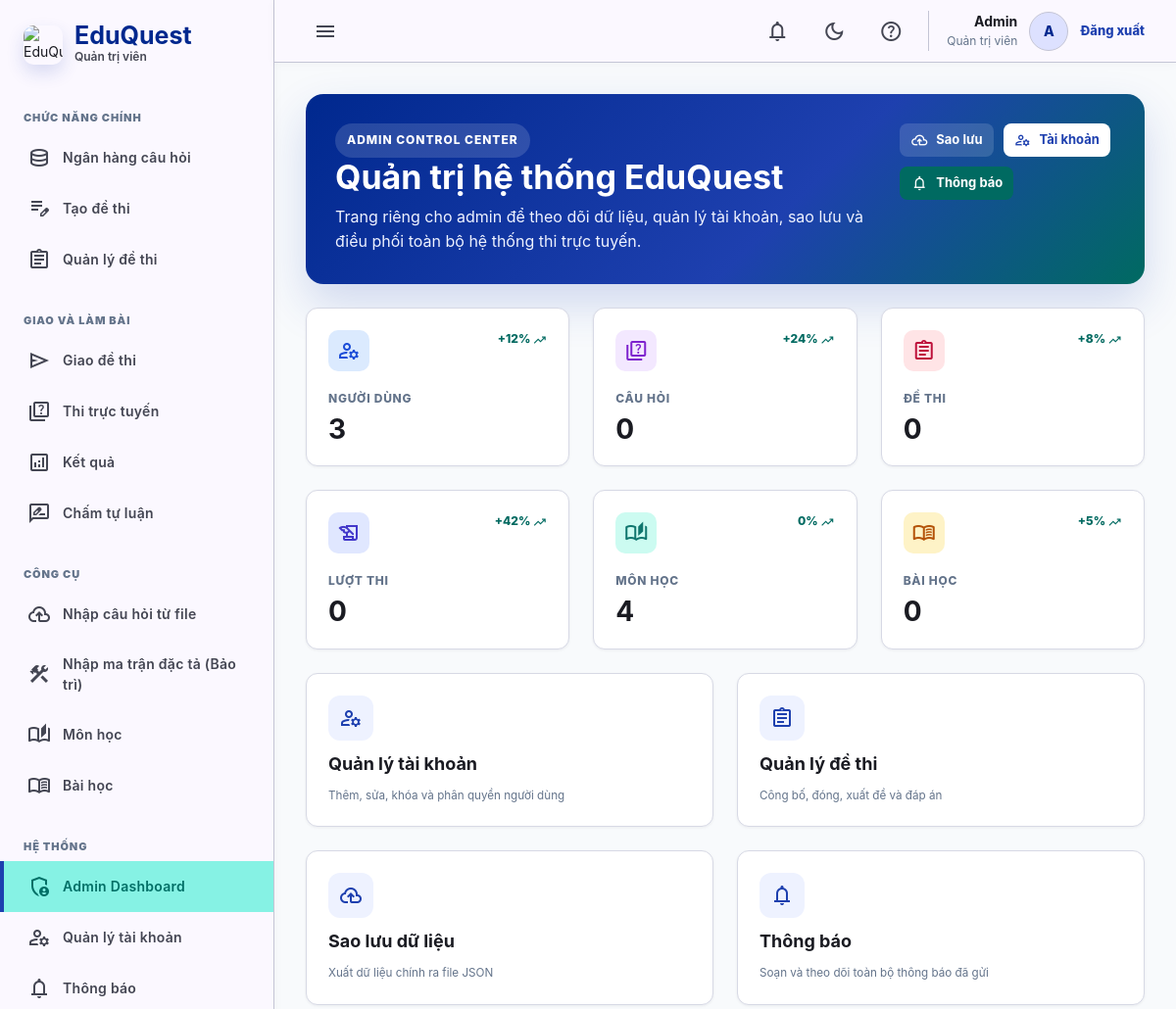
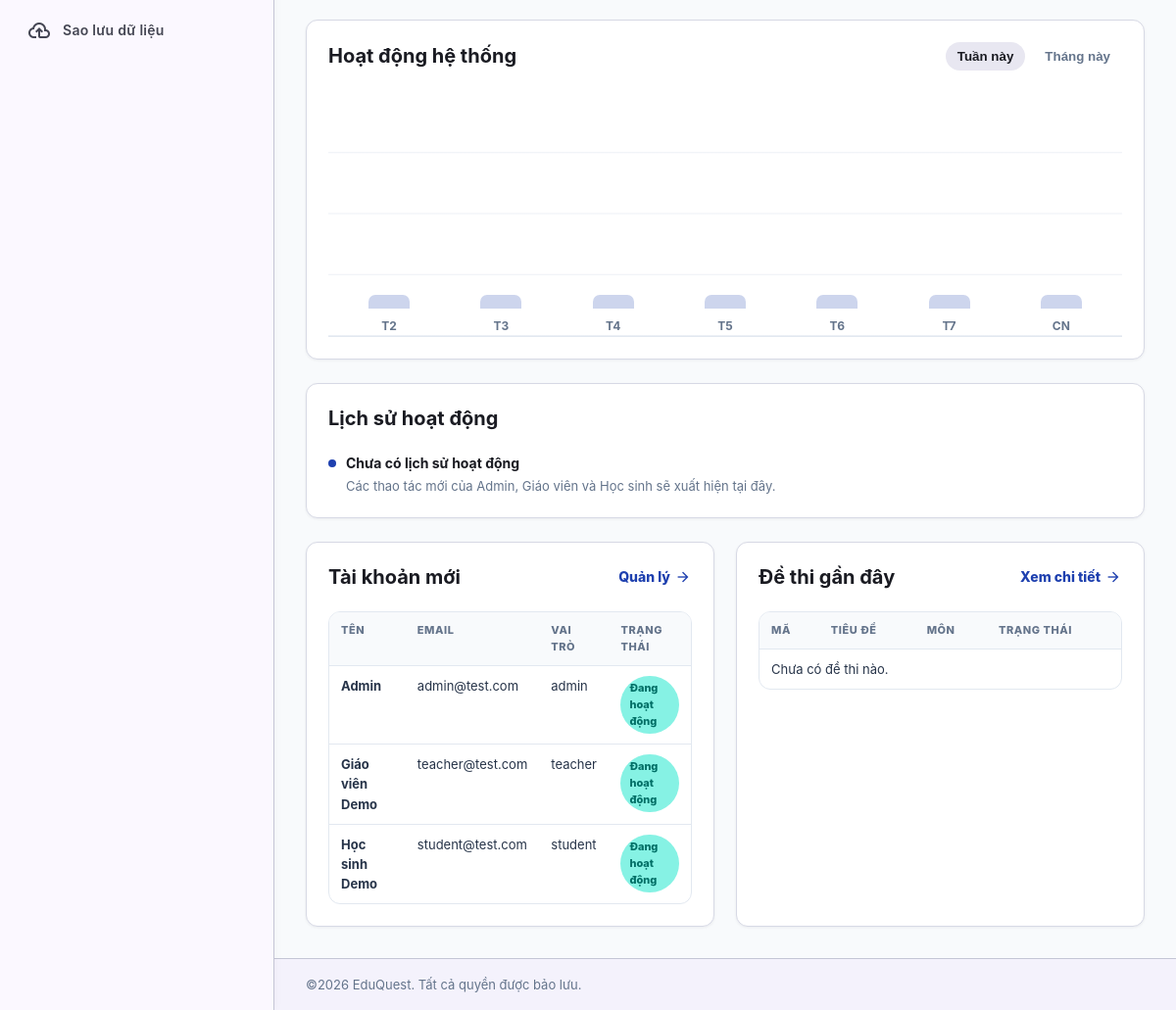
/admin-dashboard.php (signed in), run on the app's committed database (2 pictures, top to bottom).
### tables this page shows
CREATE TABLE IF NOT EXISTS users (
  id INT AUTO_INCREMENT PRIMARY KEY,
  name VARCHAR(120) NOT NULL,
  email VARCHAR(160) NOT NULL UNIQUE,
  password VARCHAR(255) NOT NULL,
  role ENUM('admin','teacher','student') NOT NULL DEFAULT 'student',
  status ENUM('active','locked') NOT NULL DEFAULT 'active',
  class_id INT NULL,
  created_at TIMESTAMP DEFAULT CURRENT_TIMESTAMP
);

### includes/functions.php (called while the page is built, shortened)
<?php
require_once __DIR__ . '/../config/database.php';
function e($value): string { return htmlspecialchars((string)$value, ENT_QUOTES, 'UTF-8'); }
function current_user(): ?array { return $_SESSION['user'] ?? null; }
function status_label($v): string { return ['draft'=>'Bản nháp','published'=>'Đã công bố','closed'=>'Đã đóng','open'=>'Đang mở','scheduled'=>'Lên lịch','submitted'=>'Đã nộp','active'=>'Đang hoạt động','locked'=>'Đã khóa'][$v] ?? $v; }
function recent_activity_logs(int $limit = 8, ?int $userId = null): array {
    $limit = max(1, min(30, $limit));
    $where = $userId ? 'WHERE al.user_id=' . (int)$userId : '';
    return db()->query("SELECT al.*,u.name user_name
        FROM activity_logs al
        LEFT JOIN users u ON u.id=al.user_id
        {$where}
        ORDER BY al.created_at DESC
        LIMIT {$limit}")->fetchAll();
}
function activity_chart_data(string $period = 'week', ?int $userId = null): array {
    $period = $period === 'month' ? 'month' : 'week';
    $labels = [];
    $keys = [];
    if ($period === 'week') {
        $start = new DateTimeImmutable('monday this week');
        for ($i = 0; $i < 7; $i++) {
            $day = $start->modify("+{$i} days");
            $keys[] = $day->format('Y-m-d');
            $labels[] = ['T2','T3','T4','T5','T6','T7','CN'][$i];
        }
    } else {
        $start = new DateTimeImmutable('first day of this month');
        $days = (int)$start->format('t');
        for ($i = 0; $i < $days; $i++) {
            $day = $start->modify("+{$i} days");
            $keys[] = $day->format('Y-m-d');
            $labels[] = $day->format('d/m');
        }
    }
    $counts = array_fill_keys($keys, 0);
    $from = $keys[0] . ' 00:00:00';
    $toDate = (new DateTimeImmutable(end($keys)))->modify('+1 day')->format('Y-m-d');
    $sql = 'SELECT DATE(created_at) day,COUNT(*) total FROM activity_logs WHERE created_at>=? AND created_at<?';
    $params = [$from, $toDate . ' 00:00:00'];
    $sql .= ' GROUP BY DATE(created_at)';
    $st = db()->prepare($sql);
    $st->execute($params);
    foreach ($st->fetchAll() as $row) {
        if (isset($counts[$row['day']])) $counts[$row['day']] = (int)$row['total'];
    }
    return ['labels' => $labels, 'values' => array_values($counts)];
}

### config/database.php (called while the page is built, shortened)
<?php
function db(): PDO {
    static $pdo = null;
    if ($pdo) return $pdo;
    $dsn = 'mysql:host=' . DB_HOST . ';dbname=' . DB_NAME . ';charset=' . DB_CHARSET;
    $pdo = new PDO($dsn, DB_USER, DB_PASS, [
        PDO::ATTR_ERRMODE => PDO::ERRMODE_EXCEPTION,
        PDO::ATTR_DEFAULT_FETCH_MODE => PDO::FETCH_ASSOC,
        PDO::ATTR_EMULATE_PREPARES => false,
        PDO::MYSQL_ATTR_INIT_COMMAND => 'SET NAMES utf8mb4',
    ]);
    return $pdo;
}

### admin-dashboard.php (the view, shortened to what this page needs)
<?php
require_once __DIR__ . '/includes/functions.php';
$counts = [];
foreach (['users','subjects','lessons','questions','exams','attempts'] as $t) {
    $counts[$t] = (int)db()->query("SELECT COUNT(*) FROM $t")->fetchColumn();
}
$recentUsers = db()->query('SELECT id,name,email,role,status,created_at FROM users ORDER BY created_at DESC LIMIT 5')->fetchAll();
$recentExams = db()->query('SELECT e.*,s.name subject_name,COUNT(eq.id) total_questions FROM exams e JOIN subjects s ON s.id=e.subject_id LEFT JOIN exam_questions eq ON eq.exam_id=e.id GROUP BY e.id ORDER BY e.created_at DESC LIMIT 5')->fetchAll();
$weekActivity = activity_chart_data('week');
$recentActivities = recent_activity_logs(8);
$stats = [
    ['users','Người dùng','manage_accounts','blue','+12%'],
    ['questions','Câu hỏi','quiz','purple','+24%'],
    ['exams','Đề thi','assignment','rose','+8%'],
    ['attempts','Lượt thi','history_edu','indigo','+42%'],
    ['subjects','Môn học','auto_stories','teal','0%'],
    ['lessons','Bài học','menu_book','amber','+5%'],
];
include __DIR__ . '/includes/header.php';
?>
<div class="page-heading admin-heading">
  <div>
    <span class="eyebrow">Admin Control Center</span>
    <h1>Quản trị hệ thống EduQuest</h1>
    <p>Trang riêng cho admin để theo dõi dữ liệu, quản lý tài khoản, sao lưu và điều phối toàn bộ hệ thống thi trực tuyến.</p>
  </div>
  <div class="heading-actions">
    <a class="btn ghost" href="backups.php"><span class="material-symbols-outlined">backup</span> Sao lưu</a>
    <a class="btn primary" href="users.php"><span class="material-symbols-outlined">manage_accounts</span> Tài khoản</a>
    <a class="btn secondary" href="notifications.php"><span class="material-symbols-outlined">notifications</span> Thông báo</a>
  </div>
</div>
<div class="stats-grid">
  <?php foreach ($stats as $s): ?>
    <a class="dash-card stat-card" href="<?= $s[0] === 'users' ? 'users.php' : ($s[0] === 'exams' ? 'exams.php' : '#') ?>">
      <div class="stat-top">
        <span class="stat-icon <?= e($s[3]) ?>"><span class="material-symbols-outlined"><?= e($s[2]) ?></span></span>
        <span class="trend"><?= e($s[4]) ?> <span class="material-symbols-outlined">trending_up</span></span>
      </div>
      <p><?= e($s[1]) ?></p>
      <h3><?= e(number_format($counts[$s[0]])) ?></h3>
    </a>
  <?php endforeach; ?>
</div>
<div class="admin-shortcuts">
  <a class="dash-card shortcut-card" href="users.php"><span class="material-symbols-outlined">manage_accounts</span><strong>Quản lý tài khoản</strong><small>Thêm, sửa, khóa và phân quyền người dùng</small></a>
  <a class="dash-card shortcut-card" href="exams.php"><span class="material-symbols-outlined">assignment</span><strong>Quản lý đề thi</strong><small>Công bố, đóng, xuất đề và đáp án</small></a>
  <a class="dash-card shortcut-card" href="backups.php"><span class="material-symbols-outlined">backup</span><strong>Sao lưu dữ liệu</strong><small>Xuất dữ liệu chính ra file JSON</small></a>
  <a class="dash-card shortcut-card" href="notifications.php"><span class="material-symbols-outlined">notifications</span><strong>Thông báo</strong><small>Soạn và theo dõi toàn bộ thông báo đã gửi</small></a>
</div>
<div class="dashboard-grid">
  <section class="dash-card chart-card">
    <div class="section-head">
      <h2>Hoạt động hệ thống</h2>
      <div class="segmented" data-chart-tabs><button type="button" class="active" data-chart-tab="week">Tuần này</button><button type="button" data-chart-tab="month">Tháng này</button></div>
    </div>
    <?php $weekMax = max(1, max($weekActivity['values'])); ?>
    <div class="chart-wrap" data-chart-panel="week">
      <?php foreach ($weekActivity['values'] as $i => $value): $height = $value > 0 ? max(8, round($value / $weekMax * 100)) : 0; ?>
        <div class="chart-col">
          <div class="chart-bar" style="height:<?= e($height) ?>%" title="<?= e($value) ?> hoạt động"></div>
          <span><?= e($weekActivity['labels'][$i]) ?></span>
        </div>
      <?php endforeach; ?>
    </div>
  </section>
  <section class="dash-card activity-card">
    <div class="section-head"><h2>Lịch sử hoạt động</h2></div>
    <div class="activity-list">
      <?php if (!$recentActivities): ?>
        <div class="activity-item primary"><strong>Chưa có lịch sử hoạt động</strong><span>Các thao tác mới của Admin, Giáo viên và Học sinh sẽ xuất hiện tại đây.</span></div>
      <?php endif; ?>
    </div>
  </section>
</div>
<div class="grid grid-2 dashboard-tables">
  <section class="dash-card table-card">
    <div class="section-head">
      <h2>Tài khoản mới</h2>
      <a href="users.php">Quản lý <span class="material-symbols-outlined">arrow_forward</span></a>
    </div>
    <div class="table-scroll">
      <table class="table modern-table">
        <thead><tr><th>Tên</th><th>Email</th><th>Vai trò</th><th>Trạng thái</th></tr></thead>
        <tbody>
        <?php foreach ($recentUsers as $u): ?>
          <tr><td><strong><?= e($u['name']) ?></strong></td><td><?= e($u['email']) ?></td><td><?= e($u['role']) ?></td><td><span class="status-pill <?= e($u['status']) ?>"><?= e(status_label($u['status'])) ?></span></td></tr>
        <?php endforeach; ?>
        </tbody>
      </table>
    </div>
  </section>
  <section class="dash-card table-card">
    <div class="section-head">
      <h2>Đề thi gần đây</h2>
      <a href="exams.php">Xem chi tiết <span class="material-symbols-outlined">arrow_forward</span></a>
    </div>
    <div class="table-scroll">
      <table class="table modern-table">
        <thead><tr><th>Mã</th><th>Tiêu đề</th><th>Môn</th><th>Trạng thái</th></tr></thead>
        <tbody>
        <?php if (!$recentExams): ?><tr><td colspan="4" class="muted">Chưa có đề thi nào.</td></tr><?php endif; ?>
        </tbody>
      </table>
    </div>
  </section>
</div>
<?php include __DIR__ . '/includes/footer.php'; ?>

### includes/header.php (shortened to what this page needs)
<?php
require_once __DIR__ . '/functions.php';
$user = current_user();
$roleNames = ['admin' => 'Quản trị viên', 'teacher' => 'Giáo viên', 'student' => 'Học sinh'];
?>
<!doctype html>
<html lang="vi">
<head>
  <link rel="stylesheet" href="assets/css/style.css?v=20260629-user-activity-dashboard">
</head>
<body>
<?php if ($user): ?>
<aside class="sidebar">
  <div class="brand">
    <img class="brand-logo" src="img/logoeduquest.png" alt="EduQuest">
    <div>
      <strong>EduQuest</strong>
      <small><?= e($roleNames[$user['role']] ?? 'School Portal') ?></small>
    </div>
  </div>
  <?php include __DIR__ . '/sidebar.php'; ?>
</aside>
<main class="main">
<header class="topbar">
  <button class="icon-btn sidebar-toggle" data-sidebar-toggle type="button" title="Thu/mở menu"><span class="material-symbols-outlined">menu</span></button>
  <div class="top-actions">
    <div class="notification-shell" data-notification-shell>
      <button class="icon-btn" type="button" title="Th&#244;ng b&#225;o" data-notification-toggle>
        <span class="material-symbols-outlined">notifications</span>
      </button>
    </div>
    <button class="icon-btn" type="button" title="Dark mode" data-dark-toggle><span class="material-symbols-outlined">dark_mode</span></button>
    <button class="icon-btn" type="button" title="Trợ giúp"><span class="material-symbols-outlined">help</span></button>
    <div class="userbox">
      <div class="user-meta">
        <strong><?= e($user['name']) ?></strong>
        <small><?= e($roleNames[$user['role']] ?? $user['role']) ?></small>
      </div>
      <div class="avatar"><?= e(mb_substr($user['name'], 0, 1)) ?></div>
      <a href="logout.php">Đăng xuất</a>
    </div>
  </div>
</header>
<section class="content">
<?php endif; ?>

### data on the page
users: role "Quản trị viên", name "Admin", name "A", email "admin@test.com", role "admin", status "Đang hoạt động"
users: name "Giáo viên Demo", email "teacher@test.com", role "teacher", status "Đang hoạt động"
users: name "Học sinh Demo", email "student@test.com", role "student", status "Đang hoạt động"

### other printed values
$section['label'] "CHỨC NĂNG CHÍNH"
$item[2] "Ngân hàng câu hỏi"
$item[2] "Tạo đề thi"
$item[2] "Quản lý đề thi"
$section['label'] "GIAO VÀ LÀM BÀI"
$item[2] "Giao đề thi"
$item[2] "Thi trực tuyến"
$item[2] "Kết quả"
$item[2] "Chấm tự luận"
$section['label'] "CÔNG CỤ"
$item[2] "Nhập câu hỏi từ file"
$item[2] "Nhập ma trận đặc tả (Bảo trì)"
$item[2] "Môn học"
$item[2] "Bài học"
$section['label'] "HỆ THỐNG"
